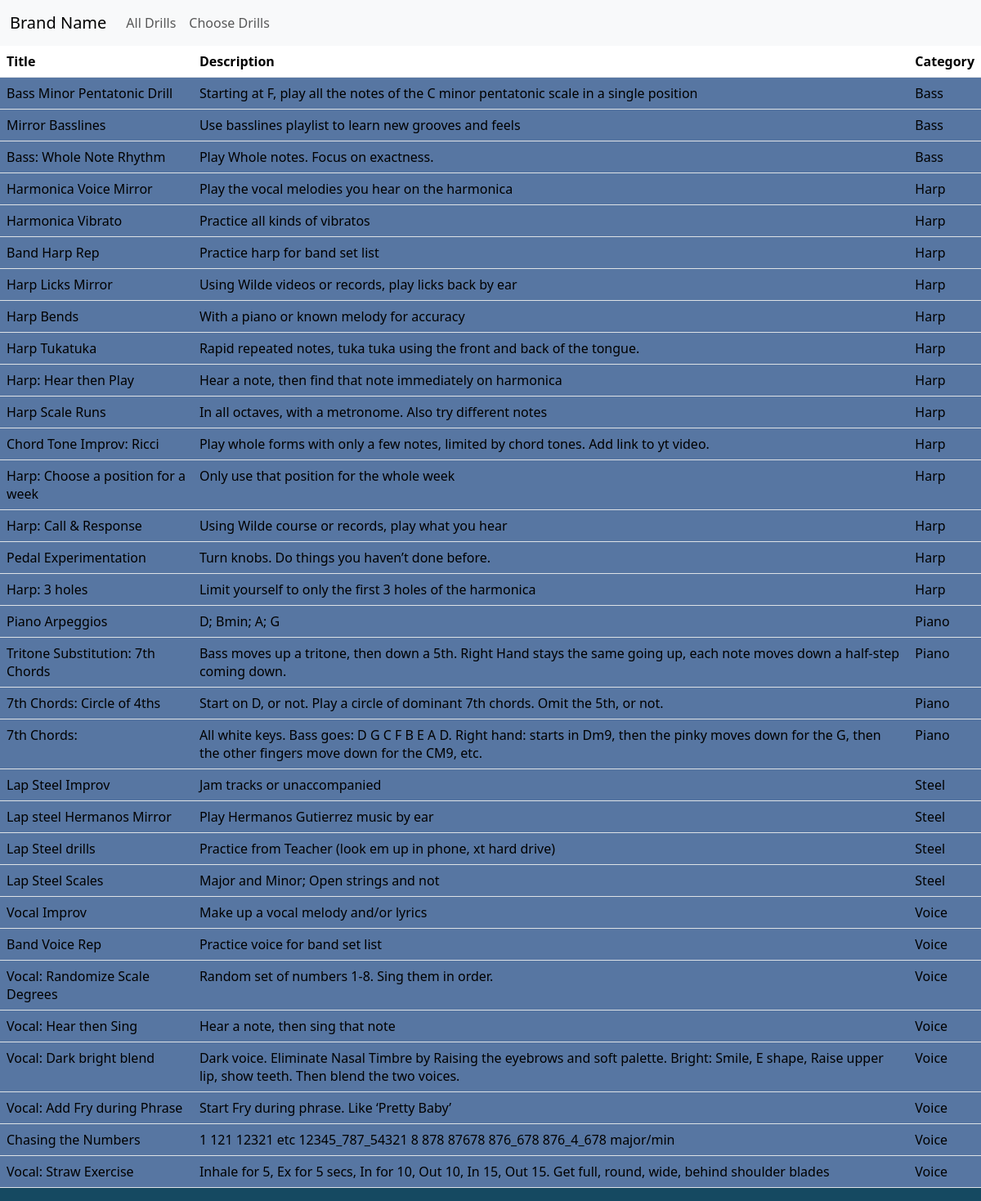
/getdrills/all, run on the app's committed database.
### getdrills/models.py (models this page shows, shortened)
class Drill(models.Model):
    title = models.CharField(max_length=200)
    description = models.CharField(max_length=400)
    category = models.ForeignKey(Category, on_delete=models.CASCADE)

class Category(models.Model):
    cat_name = models.CharField(max_length=200)

### getdrills/views.py (the view)
# urls.py: path("all", views.all_drills, name="all_drills"),
def all_drills(request):
    drills = Drill.objects.order_by("category")
    template = loader.get_template("getdrills/drills.html")
    context = {
        "drills": drills,
    }
    return HttpResponse(template.render(context, request))

### getdrills/templates/getdrills/drills.html (shortened to what this page needs)
{% extends "base.html" %}
{% block content %}
{% if drills %}
    <table class="table" id="drill_table">
    <tr>
        <th scope="col">Title</th>
        <th scope="col">Description</th>
        <th scope="col">Category</th>
    </tr>
    {% for drill in drills %}
        <tr>
            <td>{{ drill.title }}</td>
            <td>{{ drill.description }}</td>
            <td>{{ drill.category.cat_name }}</td>
        </tr>
    {% endfor %}
    </table>
{% else %}
    <p>No drills are available.</p>
{% endif %}
{% endblock %}

### getdrills/static/getdrills/main.css (style rules this page uses)
body { background-color: #154961; }
#drill_table td { background-color: #5776a2; }

### data on the page
Drill: title "Bass Minor Pentatonic Drill", description "Starting at F, play all the notes of the C minor pentatonic scale in a single position", category.cat_name "Bass"
Drill: title "Mirror Basslines", description "Use basslines playlist to learn new grooves and feels", category.cat_name "Bass"
Drill: title "Bass: Whole Note Rhythm", description "Play Whole notes. Focus on exactness.", category.cat_name "Bass"
Drill: title "Harmonica Voice Mirror", description "Play the vocal melodies you hear on the harmonica", category.cat_name "Harp"
Drill: title "Harmonica Vibrato", description "Practice all kinds of vibratos", category.cat_name "Harp"
Drill: title "Band Harp Rep", description "Practice harp for band set list", category.cat_name "Harp"
Drill: title "Harp Licks Mirror", description "Using Wilde videos or records, play licks back by ear", category.cat_name "Harp"
Drill: title "Harp Bends", description "With a piano or known melody for accuracy", category.cat_name "Harp"
Drill: title "Harp Tukatuka", description "Rapid repeated notes, tuka tuka using the front and back of the tongue.", category.cat_name "Harp"
Drill: title "Harp: Hear then Play", description "Hear a note, then find that note immediately on harmonica", category.cat_name "Harp"
Drill: title "Harp Scale Runs", description "In all octaves, with a metronome. Also try different notes", category.cat_name "Harp"
Drill: title "Chord Tone Improv: Ricci", description "Play whole forms with only a few notes, limited by chord tones. Add link to yt video.", category.cat_name "Harp"
Drill: title "Harp: Choose a position for a week", description "Only use that position for the whole week", category.cat_name "Harp"
Drill: title "Harp: Call & Response", description "Using Wilde course or records, play what you hear", category.cat_name "Harp"
Drill: title "Pedal Experimentation", description "Turn knobs. Do things you haven’t done before.", category.cat_name "Harp"
Drill: title "Harp: 3 holes", description "Limit yourself to only the first 3 holes of the harmonica", category.cat_name "Harp"
Drill: title "Piano Arpeggios", description "D; Bmin; A; G", category.cat_name "Piano"
Drill: title "Tritone Substitution: 7th Chords", description "Bass moves up a tritone, then down a 5th. Right Hand stays the same going up, each note moves down a half-step coming down.", category.cat_name "Piano"
Drill: title "7th Chords: Circle of 4ths", description "Start on D, or not. Play a circle of dominant 7th chords. Omit the 5th, or not.", category.cat_name "Piano"
Drill: title "7th Chords:", description "All white keys. Bass goes: D G C F B E A D. Right hand: starts in Dm9, then the pinky moves down for the G, then the other fingers move down for the CM9, etc.", category.cat_name "Piano"
Drill: title "Lap Steel Improv", description "Jam tracks or unaccompanied", category.cat_name "Steel"
Drill: title "Lap steel Hermanos Mirror", description "Play Hermanos Gutierrez music by ear", category.cat_name "Steel"
Drill: title "Lap Steel drills", description "Practice from Teacher (look em up in phone, xt hard drive)", category.cat_name "Steel"
Drill: title "Lap Steel Scales", description "Major and Minor; Open strings and not", category.cat_name "Steel"
Drill: title "Vocal Improv", description "Make up a vocal melody and/or lyrics", category.cat_name "Voice"
Drill: title "Band Voice Rep", description "Practice voice for band set list", category.cat_name "Voice"
Drill: title "Vocal: Randomize Scale Degrees", description "Random set of numbers 1-8. Sing them in order.", category.cat_name "Voice"
Drill: title "Vocal: Hear then Sing", description "Hear a note, then sing that note", category.cat_name "Voice"
Drill: title "Vocal: Dark bright blend", description "Dark voice. Eliminate Nasal Timbre by Raising the eyebrows and soft palette. Bright: Smile, E shape, Raise upper lip, show teeth. Then blend the two voices.", category.cat_name "Voice"
Drill: title "Vocal: Add Fry during Phrase", description "Start Fry during phrase. Like ‘Pretty Baby’", category.cat_name "Voice"
Drill: title "Chasing the Numbers", description "1 121 12321 etc 12345_787_54321 8 878 87678 876_678 876_4_678 major/min", category.cat_name "Voice"
Drill: title "Vocal: Straw Exercise", description "Inhale for 5, Ex for 5 secs, In for 10, Out 10, In 15, Out 15. Get full, round, wide, behind shoulder blades", category.cat_name "Voice"
